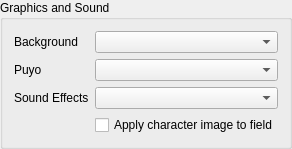
        <widget class="QGroupBox" name="GraphicsBox">
         <property name="title">
          <string comment="TitleGraphicsAndSound">Graphics and Sound</string>
         </property>
         <layout class="QFormLayout" name="formLayout_4">
          <property name="fieldGrowthPolicy">
           <enum>QFormLayout::AllNonFixedFieldsGrow</enum>
          </property>
          <item row="0" column="0">
           <widget class="QLabel" name="BackgroundLabel">
            <property name="text">
             <string>Background</string>
            </property>
           </widget>
          </item>
          <item row="0" column="1">
           <widget class="QComboBox" name="BackgroundComboBox"/>
          </item>
          <item row="1" column="0">
           <widget class="QLabel" name="PuyoLabel">
            <property name="text">
             <string>Puyo</string>
            </property>
           </widget>
          </item>
          <item row="1" column="1">
           <widget class="QComboBox" name="PuyoComboBox"/>
          </item>
          <item row="2" column="0">
           <widget class="QLabel" name="SoundLabel">
            <property name="text">
             <string comment="SoundEffects">Sound Effects</string>
            </property>
           </widget>
          </item>
          <item row="2" column="1">
           <widget class="QComboBox" name="SoundComboBox"/>
          </item>
          <item row="3" column="1">
           <widget class="QCheckBox" name="ApplyCharacterCheckBox">
            <property name="text">
             <string comment="CharacterBackground">Apply character image to field</string>
            </property>
           </widget>
          </item>
         </layout>
        </widget>
